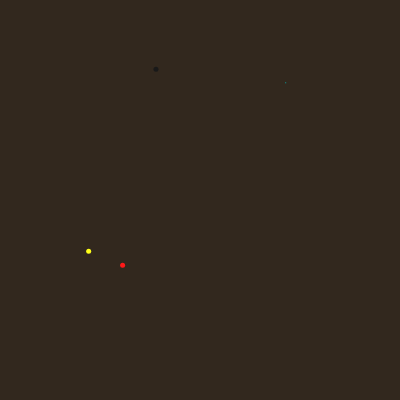
Frame 1 (no input)
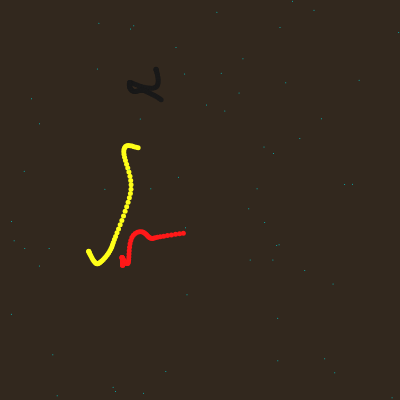
Frame 60 (no input)
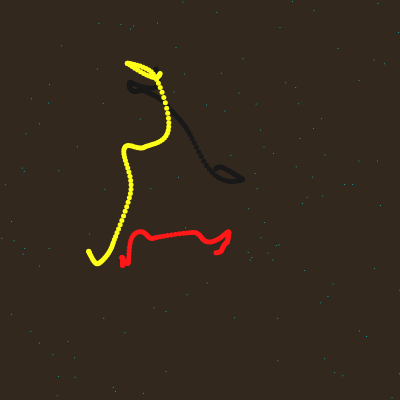
Frame 120 (the mouse pressed at the canvas centre since frame 60)

The p5.js sketch that drew these frames (run headless with seeded random() and noise() and a simulated clock; from frame 60 on, the mouse is pressed at the canvas centre):

// p5.js sketch
// ── sketch.js
var x0Off = 0;
function setup() {
	createCanvas(400, 400);
	frameRate(60);
	background(50, 40, 30);
	// noLoop();
}

function draw() {
	// background(50, 40, 30);
    fill(255, 255, 25);
    noStroke();
	var y = 200;//noise(yOff)*400;
	noiseSeed(1);
    circle(noise(x0Off)*width, noise(x0Off+3)*width, 5);
	fill(255, 25, 25);
	noiseSeed(20);
	circle(noise(x0Off+1)*width, noise(x0Off+4)*width, 5);
	fill(25, 25, 25);
	noiseSeed(30);
	circle(noise(x0Off+2)*width,noise(x0Off+5)*width, 5);

	fill(0, 200, 200);
	circle(random(width),random(width), 1);
	x0Off += 0.01;
}
